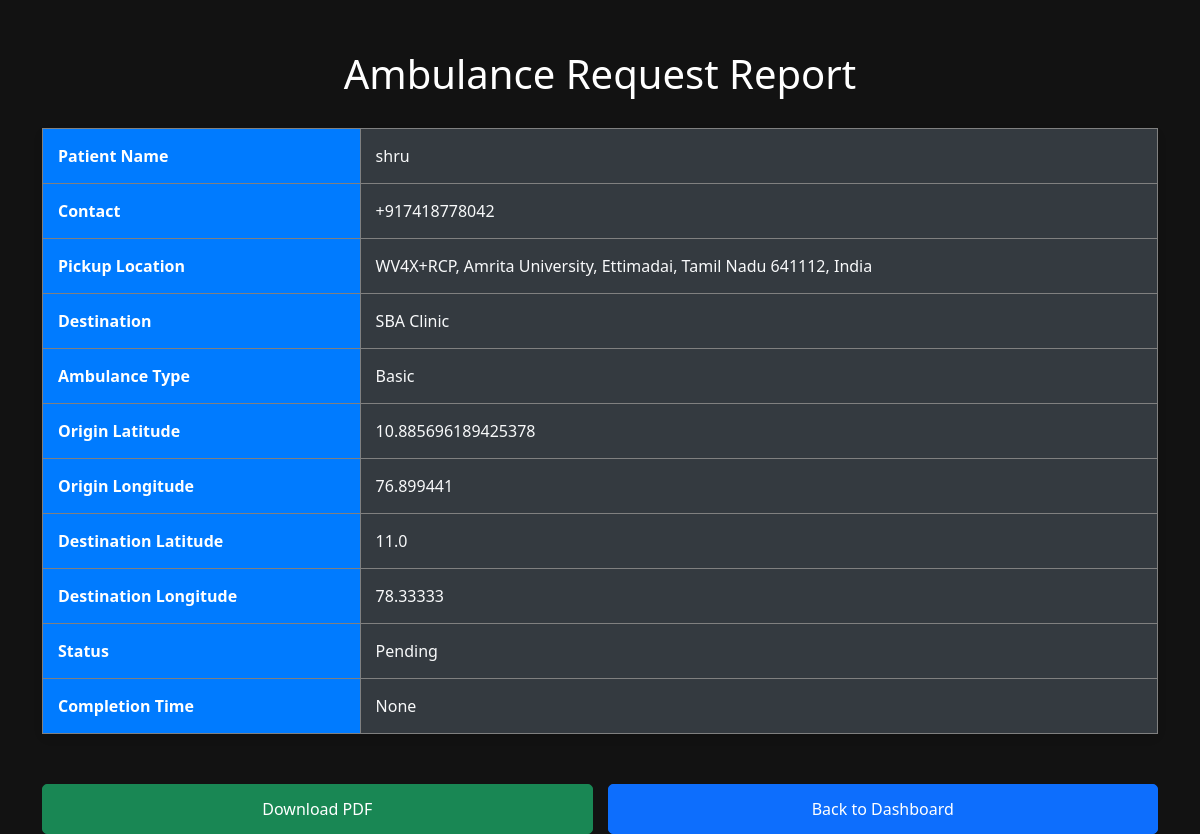
The app's page /view_report/3 with its own data.
### tables this page shows
CREATE TABLE ambulance_requests (
            id INTEGER PRIMARY KEY AUTOINCREMENT,
            user_id INTEGER,
            patient_name TEXT,
            contact TEXT,
            pickup_location TEXT,
            destination TEXT,
            ambulance_type TEXT,
            origin_lat REAL NOT NULL,
            origin_lng REAL NOT NULL,
            destination_lat REAL,
            destination_lng REAL,
            status TEXT DEFAULT 'Pending',
            estimated_arrival_time TEXT,
            estimated_completion_time TEXT,
            pickup_lat REAL,
            pickup_lng REAL, request_time TEXT, estimated_time_minutes INTEGER,
            FOREIGN KEY (user_id) REFERENCES users(id)
        );

### app.py (the view)
@app.route('/view_report/<int:req_id>')
def view_report(req_id):
    conn = sqlite3.connect('users.db')
    cursor = conn.cursor()
    cursor.execute('''SELECT r.patient_name, r.contact, r.pickup_location, r.destination, r.ambulance_type,
                             r.origin_lat, r.origin_lng, r.destination_lat, r.destination_lng, r.status,
                             r.estimated_arrival_time, r.estimated_completion_time,
                             r.pickup_lat, r.pickup_lng
                      FROM ambulance_requests r
                      WHERE r.id = ?''', (req_id,))
    report = cursor.fetchone()
    conn.close()
    if report:
        patient_name, contact, pickup_location, destination, ambulance_type, \
        origin_lat, origin_lng, destination_lat, destination_lng, status, \
        estimated_arrival_time, estimated_completion_time, pickup_lat, pickup_lng = report
        if estimated_arrival_time and estimated_arrival_time != 'Not Available':
            estimated_arrival_time = datetime.fromisoformat(estimated_arrival_time).strftime('%Y-%m-%d %H:%M:%S')
        if estimated_completion_time and estimated_completion_time != 'Not Available':
            estimated_completion_time = datetime.fromisoformat(estimated_completion_time).strftime('%Y-%m-%d %H:%M:%S')
        return render_template('report.html',
                               patient_name=patient_name,
                               contact=contact,
                               pickup_location=pickup_location,
                               destination_location=destination,
                               ambulance_type=ambulance_type,
                               origin_lat=origin_lat,
                               origin_lng=origin_lng,
                               destination_lat=destination_lat,
                               destination_lng=destination_lng,
                               status=status,
                               estimated_arrival_time=estimated_arrival_time,
                               estimated_completion_time=estimated_completion_time,
                               pickup_lat=pickup_lat,
                               pickup_lng=pickup_lng,
                               req_id=req_id)  # Make sure req_id is passed here
    else:
        flash("No report found for this request.", "danger")
        return redirect(url_for('admin_dashboard'))

### templates/report.html (shortened to what this page needs)
<!DOCTYPE html>
<html lang="en">
<head>
    <link rel="stylesheet" href="https://cdn.jsdelivr.net/npm/bootstrap@5.3.0-alpha1/dist/css/bootstrap.min.css">
</head>
<body>
<div class="container">
    <h1>Ambulance Request Report</h1>
    <table class="table table-bordered">
        <tr>
            <th>Patient Name</th>
            <td>{{ patient_name }}</td>
        </tr>
        <tr>
            <th>Contact</th>
            <td>{{ contact }}</td>
        </tr>
        <tr>
            <th>Pickup Location</th>
            <td>{{ pickup_location }}</td>
        </tr>
        <tr>
            <th>Destination</th>
            <td>{{ destination_location }}</td>
        </tr>
        <tr>
            <th>Ambulance Type</th>
            <td>{{ ambulance_type }}</td>
        </tr>
        <tr>
            <th>Origin Latitude</th>
            <td>{{ origin_lat }}</td>
        </tr>
        <tr>
            <th>Origin Longitude</th>
            <td>{{ origin_lng }}</td>
        </tr>
        <tr>
            <th>Destination Latitude</th>
            <td>{{ destination_lat }}</td>
        </tr>
        <tr>
            <th>Destination Longitude</th>
            <td>{{ destination_lng }}</td>
        </tr>
        <tr>
            <th>Status</th>
            <td>{{ status }}</td>
        </tr>
        <tr>
            <th>Completion Time</th>
            <td>{{ estimated_completion_time }}</td>
        </tr>
    </table>
    <div class="btn-container">
        <a href="{{ url_for('download_pdf', req_id=req_id) }}" class="btn btn-success">Download PDF</a>
        <a href="{{ url_for('admin_dashboard') }}" class="btn btn-primary">Back to Dashboard</a>
    </div>
</div>
</body>
</html>

### templates/report.html (style rules this page uses)
body { background-color: #121212; color: #f8f9fa; }
.container { margin-top: 50px; }
h1 { font-size: 2.5rem; margin-bottom: 30px; text-align: center; color: #ffffff; }
.table { background-color: #1e1e1e; border-radius: 8px; box-shadow: 0 4px 10px rgba(0, 0, 0, 0.1); }
.table th { background-color: #007bff; color: #fff; font-weight: bold; padding: 15px; }
.table td { background-color: #343a40; color: #f8f9fa; padding: 15px; }
.table-bordered td, .table-bordered th { border: 1px solid grey; }
.btn { margin-top: 20px; padding: 12px 20px; font-size: 16px; width: 100%; border-radius: 5px; transition: background-color 0.3s ease-in-out; }
.btn-container { display: flex; justify-content: space-between; gap: 15px; margin-top: 30px; }

### records on screen
ambulance_requests: patient_name "shru", contact "+917418778042", pickup_location "WV4X+RCP, Amrita University, Ettimadai, Tamil Nadu 641112, India", destination "SBA Clinic", ambulance_type "Basic", origin_lat "10.885696189425378", origin_lng "76.899441", destination_lat "11.0", destination_lng "78.33333", status "Pending"

### other values on screen
{{ estimated_completion_time }} "None"
